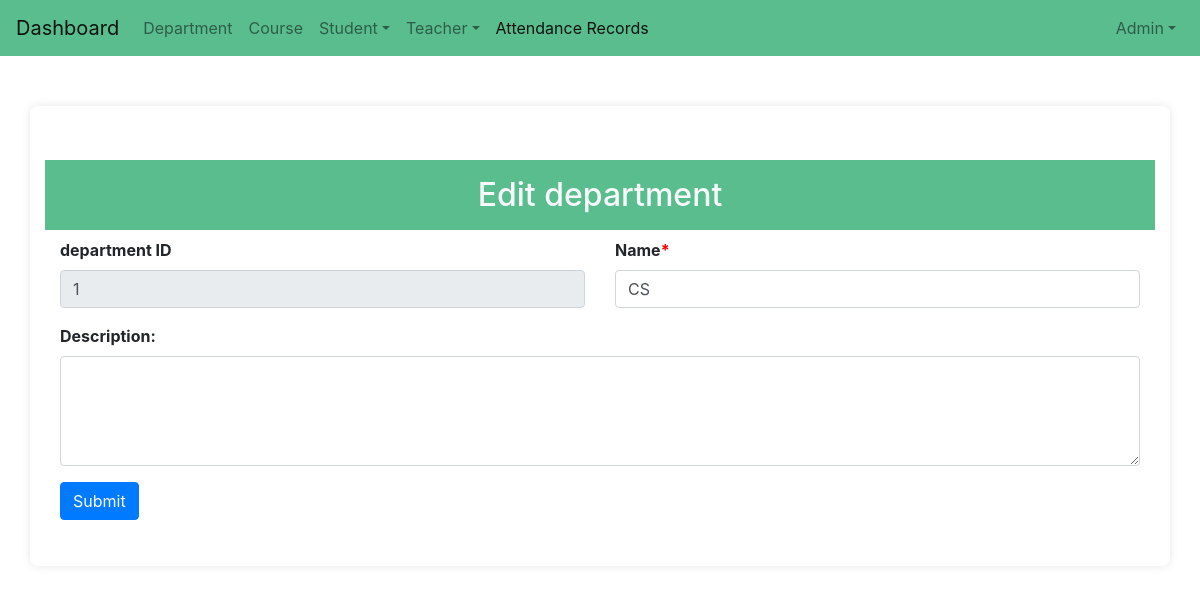
Before: /department_update/1/ (signed in) with the older database file.
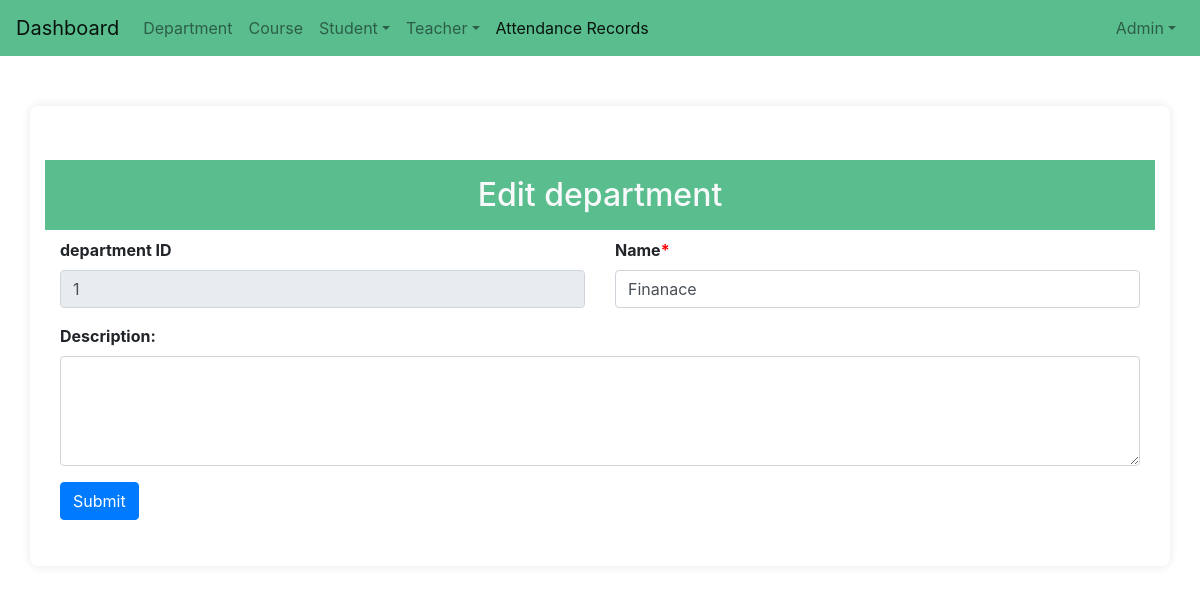
After: the same page with the newer database file.
### attandance/models.py (models this page shows)
class Department(models.Model):
    dep_id = models.CharField(max_length=100, null=True)
    name = models.CharField(max_length=255, )
    description = models.TextField(blank=True, null=True)
    created_on = models.DateTimeField(auto_now_add=True)
    updated_on = models.DateTimeField(auto_now=True)
    def __str__(self):
        return self.name

### attandance/views.py (the view, shortened to what this page needs)
# urls.py: path('department_update/<int:department_id>/', views.department_update, name='department_update'),
@login_required(login_url='home')
def department_update(request, department_id):
    department = get_object_or_404(Department, pk=department_id)
    dep_id = Department.objects.order_by('-created_on').first()
    print(dep_id)
    if dep_id is None:
        dep_id = 1
        print(dep_id)
    context = {
        'department': department,
        "dep_id":dep_id
    }
    return render(request, 'admin/department/department_update.html', context)

### templates/admin/department/department_update.html (shortened to what this page needs)
<html lang="en">
{% load static %}
<head>
</head>
<body>
    {% include 'navbar.html' %}
    <div class="container">
        <h2 class="text-center text-light py-3 mt-4" style="background: #59bd8e;">Edit department</h2>
        <form method="post" enctype="multipart/form-data">
            <div class="container-fluid">
                <div class="row">
                    <div class="col-md-6">
                        <label for="dep_id" class="form-label mandatory-label">department ID</label>
                        <input type="text" class="form-control" id="dep_id" value="{{ form_data.dep_id|default:department.dep_id }}" name="dep_id"  readonly>
                    </div>
                    <div class="col-md-6">
                        <label for="name" class="form-label">Name<span style="color:red;">*</span></label>
                        <input type="text" class="form-control" id="name" name="name"
                            value="{{ form_data.name|default:department.name }}" >
                    </div>
                </div>
                <div class="row mt-3">
                    <div class="col-md-12">
                        <label for="description" class="form-label">Description: </label>
                        <textarea class="form-control" id="description" name="description" rows="4" >{{department.description}}</textarea>
                    </div>
                </div>
                <div class="row mt-3">
                    <div class="col-md-12 ">
                        <button type="submit" class="btn btn-primary">Submit</button>
                    </div>
                </div>
            </div>
        </form>
    </div>
</body>
</html>

Changed rows visible on the page:
changed Department: name "CS" → "Finanace"
